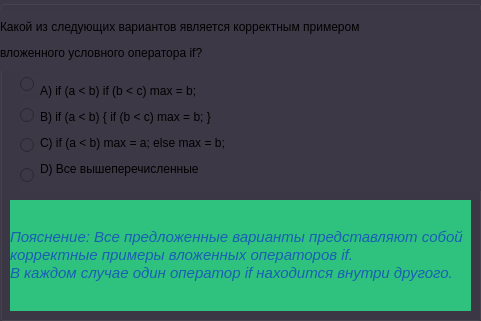
  <widget class="QGroupBox" name="group_first">
   <property name="geometry">
    <rect>
     <x>0</x>
     <y>50</y>
     <width>481</width>
     <height>321</height>
    </rect>
   </property>
   <property name="styleSheet">
    <string notr="true">background-color: rgb(61, 56, 70);</string>
   </property>
   <property name="title">
    <string/>
   </property>
   <widget class="QLabel" name="first_q">
    <property name="geometry">
     <rect>
      <x>0</x>
      <y>10</y>
      <width>481</width>
      <height>61</height>
     </rect>
    </property>
    <property name="text">
     <string>Какой из следующих вариантов является корректным выражением?</string>
    </property>
   </widget>
   <widget class="QLabel" name="third_q">
    <property name="geometry">
     <rect>
      <x>0</x>
      <y>10</y>
      <width>481</width>
      <height>61</height>
     </rect>
    </property>
    <property name="text">
     <string>&lt;html&gt;&lt;head/&gt;&lt;body&gt;&lt;p&gt;Каков формат условного оператора if?&lt;/p&gt;&lt;/body&gt;&lt;/html&gt;</string>
    </property>
   </widget>
   <widget class="QLabel" name="fifth_q">
    <property name="geometry">
     <rect>
      <x>0</x>
      <y>10</y>
      <width>481</width>
      <height>61</height>
     </rect>
    </property>
    <property name="text">
     <string>&lt;html&gt;&lt;head/&gt;&lt;body&gt;&lt;p&gt;Какой из следующих вариантов является примером использования &lt;/p&gt;&lt;p&gt;блока в условном операторе if?&lt;/p&gt;&lt;/body&gt;&lt;/html&gt;</string>
    </property>
   </widget>
   <widget class="QLabel" name="seven_q">
    <property name="geometry">
     <rect>
      <x>0</x>
      <y>10</y>
      <width>471</width>
      <height>61</height>
     </rect>
    </property>
    <property name="text">
     <string>&lt;html&gt;&lt;head/&gt;&lt;body&gt;&lt;p&gt;Какой из следующих операторов является примером &lt;/p&gt;&lt;p&gt;&amp;quot;пропуска оператора&amp;quot;?&lt;/p&gt;&lt;/body&gt;&lt;/html&gt;</string>
    </property>
   </widget>
   <widget class="QLabel" name="ninth_q">
    <property name="geometry">
     <rect>
      <x>0</x>
      <y>10</y>
      <width>481</width>
      <height>61</height>
     </rect>
    </property>
    <property name="text">
     <string>&lt;html&gt;&lt;head/&gt;&lt;body&gt;&lt;p&gt;Какой из следующих вариантов является корректным примером &lt;/p&gt;&lt;p&gt;вложенного условного оператора if?&lt;/p&gt;&lt;/body&gt;&lt;/html&gt;</string>
    </property>
   </widget>
   <widget class="QLabel" name="first_ans">
    <property name="geometry">
     <rect>
      <x>40</x>
      <y>70</y>
      <width>431</width>
      <height>121</height>
     </rect>
    </property>
    <property name="text">
     <string>&lt;html&gt;&lt;head/&gt;&lt;body&gt;&lt;p&gt;A) i++&lt;/p&gt;&lt;p&gt;B) a *= b + c&lt;/p&gt;&lt;p&gt;C) fun(i, k)&lt;/p&gt;&lt;p&gt;D) Все вышеперечисленные&lt;/p&gt;&lt;/body&gt;&lt;/html&gt;</string>
    </property>
   </widget>
   <widget class="QLabel" name="third_ans">
    <property name="geometry">
     <rect>
      <x>40</x>
      <y>70</y>
      <width>431</width>
      <height>121</height>
     </rect>
    </property>
    <property name="text">
     <string>&lt;html&gt;&lt;head/&gt;&lt;body&gt;&lt;p&gt;A) if (выражение) оператор_1; [else оператор_2;]&lt;/p&gt;&lt;p&gt;B) if (выражение) { оператор_1; }&lt;/p&gt;&lt;p&gt;C) if оператор_1&lt;/p&gt;&lt;p&gt;D) if (выражение) оператор_1;&lt;/p&gt;&lt;/body&gt;&lt;/html&gt;</string>
    </property>
   </widget>
   <widget class="QLabel" name="fifth_ans">
    <property name="geometry">
     <rect>
      <x>40</x>
      <y>70</y>
      <width>431</width>
      <height>121</height>
     </rect>
    </property>
    <property name="text">
     <string>&lt;html&gt;&lt;head/&gt;&lt;body&gt;&lt;p&gt;A) if (a &amp;lt; 0) b = 1;&lt;/p&gt;&lt;p&gt;B) if (a &amp;lt; b) { b = a; c = b; }&lt;/p&gt;&lt;p&gt;C) if (true) x++; else y--;&lt;/p&gt;&lt;p&gt;D) if (a) b++;&lt;/p&gt;&lt;/body&gt;&lt;/html&gt;</string>
    </property>
   </widget>
   <widget class="QLabel" name="seven_ans">
    <property name="geometry">
     <rect>
      <x>40</x>
      <y>70</y>
      <width>311</width>
      <height>121</height>
     </rect>
    </property>
    <property name="text">
     <string>&lt;html&gt;&lt;head/&gt;&lt;body&gt;&lt;p&gt;A) if (a &amp;lt; 0) b = 1;&lt;/p&gt;&lt;p&gt;B) if (a &amp;gt; 0) { b = 1; } else { b = 0; }&lt;/p&gt;&lt;p&gt;C) if (true) {}&lt;/p&gt;&lt;p&gt;D) if (x == 5) x++; else ;&lt;/p&gt;&lt;/body&gt;&lt;/html&gt;</string>
    </property>
   </widget>
   <widget class="QLabel" name="ninth_ans">
    <property name="geometry">
     <rect>
      <x>40</x>
      <y>70</y>
      <width>441</width>
      <height>121</height>
     </rect>
    </property>
    <property name="text">
     <string>&lt;html&gt;&lt;head/&gt;&lt;body&gt;&lt;p&gt;A) if (a &amp;lt; b) if (b &amp;lt; c) max = b;&lt;/p&gt;&lt;p&gt;B) if (a &amp;lt; b) { if (b &amp;lt; c) max = b; }&lt;/p&gt;&lt;p&gt;C) if (a &amp;lt; b) max = a; else max = b;&lt;/p&gt;&lt;p&gt;D) Все вышеперечисленные&lt;/p&gt;&lt;/body&gt;&lt;/html&gt;</string>
    </property>
   </widget>
   <widget class="QRadioButton" name="Answer_A">
    <property name="geometry">
     <rect>
      <x>20</x>
      <y>74</y>
      <width>20</width>
      <height>20</height>
     </rect>
    </property>
    <property name="styleSheet">
     <string notr="true">color: rgb(224, 27, 36);</string>
    </property>
    <property name="text">
     <string/>
    </property>
   </widget>
   <widget class="QRadioButton" name="Answer_B">
    <property name="geometry">
     <rect>
      <x>20</x>
      <y>100</y>
      <width>20</width>
      <height>31</height>
     </rect>
    </property>
    <property name="styleSheet">
     <string notr="true">color: rgb(224, 27, 36);</string>
    </property>
    <property name="text">
     <string/>
    </property>
   </widget>
   <widget class="QRadioButton" name="Answer_C">
    <property name="geometry">
     <rect>
      <x>20</x>
      <y>130</y>
      <width>20</width>
      <height>31</height>
     </rect>
    </property>
    <property name="styleSheet">
     <string notr="true">color: rgb(224, 27, 36);</string>
    </property>
    <property name="text">
     <string/>
    </property>
   </widget>
   <widget class="QRadioButton" name="Answer_D">
    <property name="geometry">
     <rect>
      <x>20</x>
      <y>160</y>
      <width>21</width>
      <height>31</height>
     </rect>
    </property>
    <property name="styleSheet">
     <string notr="true">color: rgb(224, 27, 36);</string>
    </property>
    <property name="text">
     <string/>
    </property>
   </widget>
   <widget class="QLabel" name="third_poyas">
    <property name="geometry">
     <rect>
      <x>10</x>
      <y>200</y>
      <width>461</width>
      <height>111</height>
     </rect>
    </property>
    <property name="styleSheet">
     <string notr="true">color: rgb(26, 95, 180);
background-color: rgb(46, 194, 126);</string>
    </property>
    <property name="text">
     <string>&lt;!DOCTYPE HTML PUBLIC &quot;-//W3C//DTD HTML 4.0//EN&quot; &quot;http://www.w3.org/TR/REC-html40/strict.dtd&quot;&gt;
&lt;html&gt;&lt;head&gt;&lt;meta name=&quot;qrichtext&quot; content=&quot;1&quot; /&gt;&lt;meta charset=&quot;utf-8&quot; /&gt;&lt;style type=&quot;text/css&quot;&gt;
p, li { white-space: pre-wrap; }
hr { height: 1px; border-width: 0; }
li.unchecked::marker { content: &quot;\2610&quot;; }
li.checked::marker { content: &quot;\2612&quot;; }
&lt;/style&gt;&lt;/head&gt;&lt;body style=&quot; font-family:'Cantarell'; font-size:11pt; font-weight:400; font-style:normal;&quot;&gt;
&lt;p style=&quot; margin-top:0px; margin-bottom:0px; margin-left:0px; margin-right:0px; -qt-block-indent:0; text-indent:0px;&quot;&gt;&lt;span style=&quot; font-style:italic;&quot;&gt;Пояснение: Формат условного оператора if включает в себя &lt;/span&gt;&lt;/p&gt;
&lt;p style=&quot; margin-top:0px; margin-bottom:0px; margin-left:0px; margin-right:0px; -qt-block-indent:0; text-indent:0px;&quot;&gt;&lt;span style=&quot; font-style:italic;&quot;&gt;выражение в круглых скобках и один оператор после него. &lt;/span&gt;&lt;/p&gt;
&lt;p style=&quot; margin-top:0px; margin-bottom:0px; margin-left:0px; margin-right:0px; -qt-block-indent:0; text-indent:0px;&quot;&gt;&lt;span style=&quot; font-style:italic;&quot;&gt;Опционально может быть добавлен блок else. &lt;/span&gt;&lt;/p&gt;
&lt;p style=&quot; margin-top:0px; margin-bottom:0px; margin-left:0px; margin-right:0px; -qt-block-indent:0; text-indent:0px;&quot;&gt;&lt;span style=&quot; font-style:italic;&quot;&gt;Остальные варианты либо неполные, либо имеют неправильный &lt;/span&gt;&lt;/p&gt;
&lt;p style=&quot; margin-top:0px; margin-bottom:0px; margin-left:0px; margin-right:0px; -qt-block-indent:0; text-indent:0px;&quot;&gt;&lt;span style=&quot; font-style:italic;&quot;&gt;синтаксис.&lt;/span&gt;&lt;/p&gt;
&lt;p style=&quot;-qt-paragraph-type:empty; margin-top:0px; margin-bottom:0px; margin-left:0px; margin-right:0px; -qt-block-indent:0; text-indent:0px; font-style:italic;&quot;&gt;&lt;br /&gt;&lt;/p&gt;&lt;/body&gt;&lt;/html&gt;</string>
    </property>
   </widget>
   <widget class="QLabel" name="ninth_poyas">
    <property name="geometry">
     <rect>
      <x>10</x>
      <y>200</y>
      <width>461</width>
      <height>111</height>
     </rect>
    </property>
    <property name="styleSheet">
     <string notr="true">color: rgb(26, 95, 180);
background-color: rgb(46, 194, 126);</string>
    </property>
    <property name="text">
     <string>&lt;!DOCTYPE HTML PUBLIC &quot;-//W3C//DTD HTML 4.0//EN&quot; &quot;http://www.w3.org/TR/REC-html40/strict.dtd&quot;&gt;
&lt;html&gt;&lt;head&gt;&lt;meta name=&quot;qrichtext&quot; content=&quot;1&quot; /&gt;&lt;meta charset=&quot;utf-8&quot; /&gt;&lt;style type=&quot;text/css&quot;&gt;
p, li { white-space: pre-wrap; }
hr { height: 1px; border-width: 0; }
li.unchecked::marker { content: &quot;\2610&quot;; }
li.checked::marker { content: &quot;\2612&quot;; }
&lt;/style&gt;&lt;/head&gt;&lt;body style=&quot; font-family:'Cantarell'; font-size:11pt; font-weight:400; font-style:normal;&quot;&gt;
&lt;p style=&quot; margin-top:0px; margin-bottom:0px; margin-left:0px; margin-right:0px; -qt-block-indent:0; text-indent:0px;&quot;&gt;&lt;span style=&quot; font-style:italic;&quot;&gt;Пояснение: Все предложенные варианты представляют собой &lt;/span&gt;&lt;/p&gt;
&lt;p style=&quot; margin-top:0px; margin-bottom:0px; margin-left:0px; margin-right:0px; -qt-block-indent:0; text-indent:0px;&quot;&gt;&lt;span style=&quot; font-style:italic;&quot;&gt;корректные примеры вложенных операторов if. &lt;/span&gt;&lt;/p&gt;
&lt;p style=&quot; margin-top:0px; margin-bottom:0px; margin-left:0px; margin-right:0px; -qt-block-indent:0; text-indent:0px;&quot;&gt;&lt;span style=&quot; font-style:italic;&quot;&gt;В каждом случае один оператор if находится внутри другого.&lt;/span&gt;&lt;/p&gt;&lt;/body&gt;&lt;/html&gt;</string>
    </property>
   </widget>
   <widget class="QLabel" name="seven_poyas">
    <property name="geometry">
     <rect>
      <x>10</x>
      <y>200</y>
      <width>461</width>
      <height>111</height>
     </rect>
    </property>
    <property name="styleSheet">
     <string notr="true">color: rgb(26, 95, 180);
background-color: rgb(46, 194, 126);</string>
    </property>
    <property name="text">
     <string>&lt;!DOCTYPE HTML PUBLIC &quot;-//W3C//DTD HTML 4.0//EN&quot; &quot;http://www.w3.org/TR/REC-html40/strict.dtd&quot;&gt;
&lt;html&gt;&lt;head&gt;&lt;meta name=&quot;qrichtext&quot; content=&quot;1&quot; /&gt;&lt;meta charset=&quot;utf-8&quot; /&gt;&lt;style type=&quot;text/css&quot;&gt;
p, li { white-space: pre-wrap; }
hr { height: 1px; border-width: 0; }
li.unchecked::marker { content: &quot;\2610&quot;; }
li.checked::marker { content: &quot;\2612&quot;; }
&lt;/style&gt;&lt;/head&gt;&lt;body style=&quot; font-family:'Cantarell'; font-size:11pt; font-weight:400; font-style:normal;&quot;&gt;
&lt;p style=&quot; margin-top:0px; margin-bottom:0px; margin-left:0px; margin-right:0px; -qt-block-indent:0; text-indent:0px;&quot;&gt;&lt;span style=&quot; font-style:italic;&quot;&gt;Пояснение: Вариант C представляет собой условие, при &lt;/span&gt;&lt;/p&gt;
&lt;p style=&quot; margin-top:0px; margin-bottom:0px; margin-left:0px; margin-right:0px; -qt-block-indent:0; text-indent:0px;&quot;&gt;&lt;span style=&quot; font-style:italic;&quot;&gt;котором ничего не происходит, так как блок пуст. &lt;/span&gt;&lt;/p&gt;
&lt;p style=&quot; margin-top:0px; margin-bottom:0px; margin-left:0px; margin-right:0px; -qt-block-indent:0; text-indent:0px;&quot;&gt;&lt;span style=&quot; font-style:italic;&quot;&gt;Остальные варианты содержат действия.&lt;/span&gt;&lt;/p&gt;&lt;/body&gt;&lt;/html&gt;</string>
    </property>
   </widget>
   <widget class="QLabel" name="five_poyas">
    <property name="geometry">
     <rect>
      <x>10</x>
      <y>200</y>
      <width>461</width>
      <height>111</height>
     </rect>
    </property>
    <property name="styleSheet">
     <string notr="true">background-color: rgb(46, 194, 126);
color: rgb(26, 95, 180);</string>
    </property>
    <property name="text">
     <string>&lt;!DOCTYPE HTML PUBLIC &quot;-//W3C//DTD HTML 4.0//EN&quot; &quot;http://www.w3.org/TR/REC-html40/strict.dtd&quot;&gt;
&lt;html&gt;&lt;head&gt;&lt;meta name=&quot;qrichtext&quot; content=&quot;1&quot; /&gt;&lt;meta charset=&quot;utf-8&quot; /&gt;&lt;style type=&quot;text/css&quot;&gt;
p, li { white-space: pre-wrap; }
hr { height: 1px; border-width: 0; }
li.unchecked::marker { content: &quot;\2610&quot;; }
li.checked::marker { content: &quot;\2612&quot;; }
&lt;/style&gt;&lt;/head&gt;&lt;body style=&quot; font-family:'Cantarell'; font-size:11pt; font-weight:400; font-style:normal;&quot;&gt;
&lt;p style=&quot; margin-top:0px; margin-bottom:0px; margin-left:0px; margin-right:0px; -qt-block-indent:0; text-indent:0px;&quot;&gt;&lt;span style=&quot; font-style:italic;&quot;&gt;Пояснение: Вариант B использует фигурные скобки для создания &lt;/span&gt;&lt;/p&gt;
&lt;p style=&quot; margin-top:0px; margin-bottom:0px; margin-left:0px; margin-right:0px; -qt-block-indent:0; text-indent:0px;&quot;&gt;&lt;span style=&quot; font-style:italic;&quot;&gt;блока кода, который выполняется, если условие истинно. &lt;/span&gt;&lt;/p&gt;
&lt;p style=&quot; margin-top:0px; margin-bottom:0px; margin-left:0px; margin-right:0px; -qt-block-indent:0; text-indent:0px;&quot;&gt;&lt;span style=&quot; font-style:italic;&quot;&gt;Остальные варианты не используют блоки и представляют &lt;/span&gt;&lt;/p&gt;
&lt;p style=&quot; margin-top:0px; margin-bottom:0px; margin-left:0px; margin-right:0px; -qt-block-indent:0; text-indent:0px;&quot;&gt;&lt;span style=&quot; font-style:italic;&quot;&gt;собой одиночные операторы.&lt;/span&gt;&lt;/p&gt;&lt;/body&gt;&lt;/html&gt;</string>
    </property>
   </widget>
   <widget class="QLabel" name="first_poyas">
    <property name="geometry">
     <rect>
      <x>10</x>
      <y>200</y>
      <width>461</width>
      <height>111</height>
     </rect>
    </property>
    <property name="styleSheet">
     <string notr="true">color: rgb(26, 95, 180);
background-color: rgb(46, 194, 126);</string>
    </property>
    <property name="text">
     <string>&lt;!DOCTYPE HTML PUBLIC &quot;-//W3C//DTD HTML 4.0//EN&quot; &quot;http://www.w3.org/TR/REC-html40/strict.dtd&quot;&gt;
&lt;html&gt;&lt;head&gt;&lt;meta name=&quot;qrichtext&quot; content=&quot;1&quot; /&gt;&lt;meta charset=&quot;utf-8&quot; /&gt;&lt;style type=&quot;text/css&quot;&gt;
p, li { white-space: pre-wrap; }
hr { height: 1px; border-width: 0; }
li.unchecked::marker { content: &quot;\2610&quot;; }
li.checked::marker { content: &quot;\2612&quot;; }
&lt;/style&gt;&lt;/head&gt;&lt;body style=&quot; font-family:'Cantarell'; font-size:11pt; font-weight:400; font-style:normal;&quot;&gt;
&lt;p style=&quot; margin-top:0px; margin-bottom:0px; margin-left:0px; margin-right:0px; -qt-block-indent:0; text-indent:0px;&quot;&gt;&lt;span style=&quot; font-style:italic;&quot;&gt;Пояснение: Все перечисленные варианты являются корректными &lt;/span&gt;&lt;/p&gt;
&lt;p style=&quot; margin-top:0px; margin-bottom:0px; margin-left:0px; margin-right:0px; -qt-block-indent:0; text-indent:0px;&quot;&gt;&lt;span style=&quot; font-style:italic;&quot;&gt;выражениями в C++:&lt;/span&gt;&lt;/p&gt;
&lt;p style=&quot; margin-top:0px; margin-bottom:0px; margin-left:0px; margin-right:0px; -qt-block-indent:0; text-indent:0px;&quot;&gt;&lt;span style=&quot; font-style:italic;&quot;&gt;A) i++ — инкремент переменной i.&lt;/span&gt;&lt;/p&gt;
&lt;p style=&quot; margin-top:0px; margin-bottom:0px; margin-left:0px; margin-right:0px; -qt-block-indent:0; text-indent:0px;&quot;&gt;&lt;span style=&quot; font-style:italic;&quot;&gt;B) a *= b + c — умножение a на сумму b и c.&lt;/span&gt;&lt;/p&gt;
&lt;p style=&quot; margin-top:0px; margin-bottom:0px; margin-left:0px; margin-right:0px; -qt-block-indent:0; text-indent:0px;&quot;&gt;&lt;span style=&quot; font-style:italic;&quot;&gt;C) fun(i, k) — вызов функции fun с параметрами i и k.&lt;/span&gt;&lt;/p&gt;&lt;/body&gt;&lt;/html&gt;</string>
    </property>
   </widget>
   <zorder>Answer_A</zorder>
   <zorder>Answer_B</zorder>
   <zorder>Answer_C</zorder>
   <zorder>Answer_D</zorder>
   <zorder>first_q</zorder>
   <zorder>first_ans</zorder>
   <zorder>third_q</zorder>
   <zorder>third_ans</zorder>
   <zorder>fifth_q</zorder>
   <zorder>fifth_ans</zorder>
   <zorder>seven_q</zorder>
   <zorder>seven_ans</zorder>
   <zorder>ninth_ans</zorder>
   <zorder>ninth_q</zorder>
   <zorder>first_poyas</zorder>
   <zorder>five_poyas</zorder>
   <zorder>third_poyas</zorder>
   <zorder>seven_poyas</zorder>
   <zorder>ninth_poyas</zorder>
  </widget>
